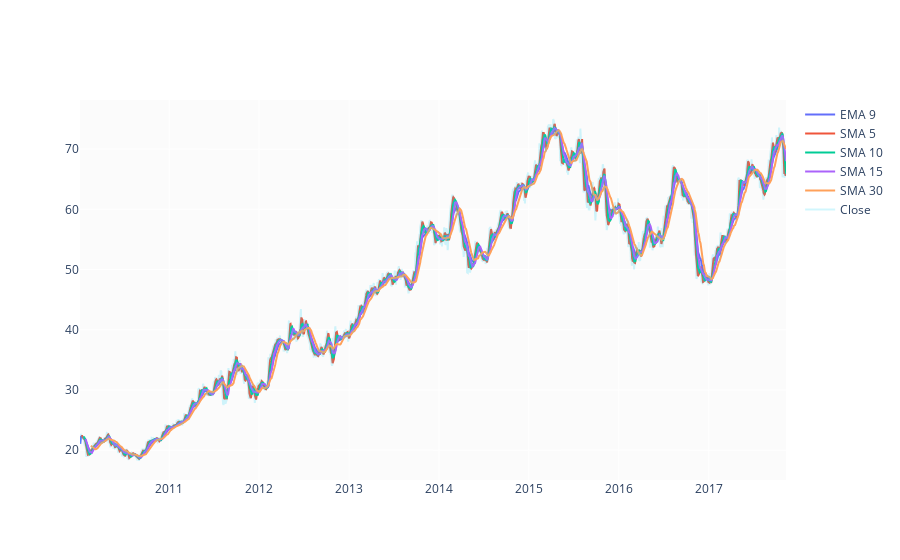

Here is the notebook cell this chart was saved with:
### Markdown cell above
##### Moving Averages
I'm calculating few moving averages to be used as features:  SMA5
 ,  SMA10
 ,  SMA15
 ,  SMA30
  and  EMA9
 .

### Code cell
df['EMA_9'] = df['Close'].ewm(9).mean().shift()
df['SMA_5'] = df['Close'].rolling(5).mean().shift()
df['SMA_10'] = df['Close'].rolling(10).mean().shift()
df['SMA_15'] = df['Close'].rolling(15).mean().shift()
df['SMA_30'] = df['Close'].rolling(30).mean().shift()

fig = go.Figure()
fig.add_trace(go.Scatter(x=df.Date, y=df.EMA_9, name='EMA 9'))
fig.add_trace(go.Scatter(x=df.Date, y=df.SMA_5, name='SMA 5'))
fig.add_trace(go.Scatter(x=df.Date, y=df.SMA_10, name='SMA 10'))
fig.add_trace(go.Scatter(x=df.Date, y=df.SMA_15, name='SMA 15'))
fig.add_trace(go.Scatter(x=df.Date, y=df.SMA_30, name='SMA 30'))
fig.add_trace(go.Scatter(x=df.Date, y=df.Close, name='Close', opacity=0.2))
fig.show()

### Figure 1 — Plotly figure (JSON) as saved in the notebook; plotly's stock layout.template omitted (floating-point values rounded to 4 significant figures; data arrays with more than 128 entries replaced by an {"elided": "..."} marker saying what was removed)
{"data": [{"name": "EMA 9", "type": "scatter", "x": {"elided": "1979 str values"}, "y": {"elided": "1979 float values"}}, {"name": "SMA 5", "type": "scatter", "x": {"elided": "1979 str values"}, "y": {"elided": "1979 float values"}}, {"name": "SMA 10", "type": "scatter", "x": {"elided": "1979 str values"}, "y": {"elided": "1979 float values"}}, {"name": "SMA 15", "type": "scatter", "x": {"elided": "1979 str values"}, "y": {"elided": "1979 float values"}}, {"name": "SMA 30", "type": "scatter", "x": {"elided": "1979 str values"}, "y": {"elided": "1979 float values"}}, {"name": "Close", "opacity": 0.2, "type": "scatter", "x": {"elided": "1979 str values"}, "y": {"elided": "1979 float values"}}], "layout": {}}
